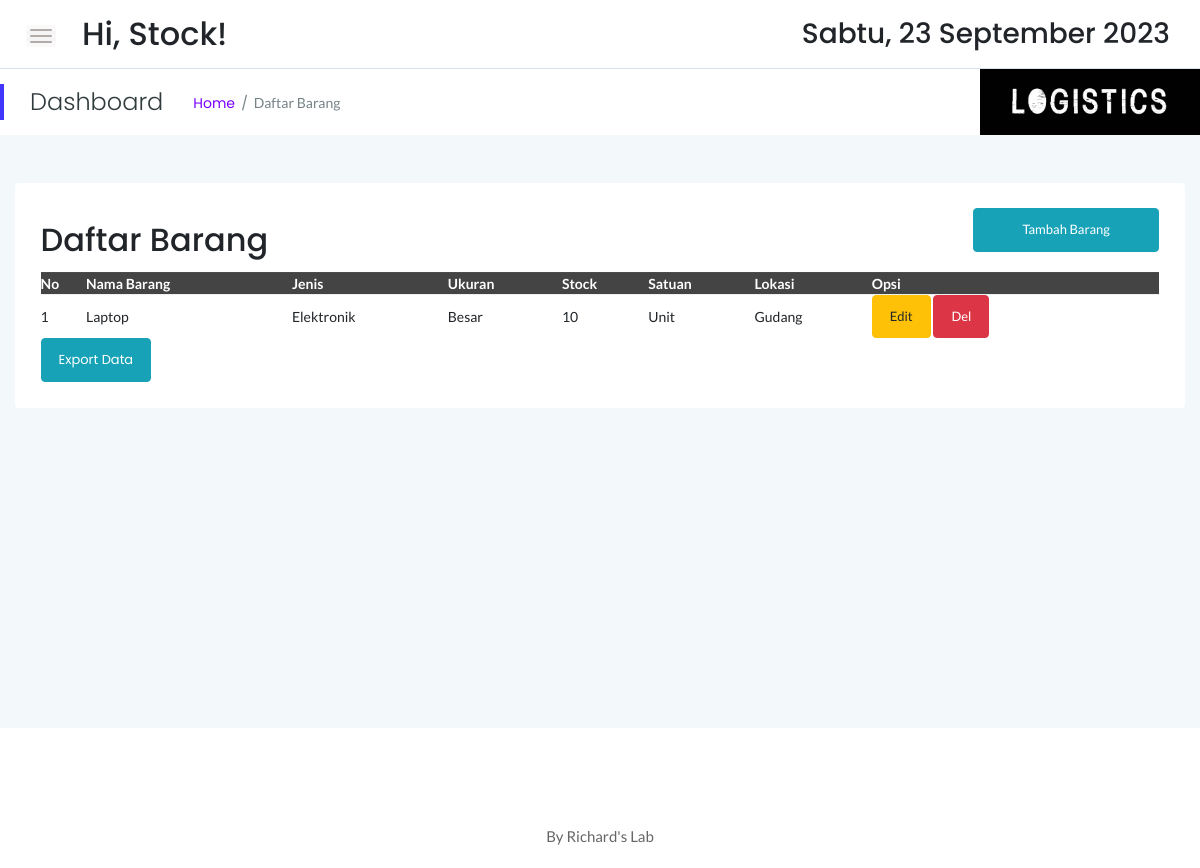
Screenshot of /stock/stock.php (signed in) with the database file from the repository.
### tables this page shows
CREATE TABLE `sstock_brg` (
  `idx` int(11) NOT NULL,
  `nama` varchar(55) NOT NULL,
  `jenis` varchar(30) NOT NULL,
  `ukuran` varchar(20) NOT NULL,
  `stock` int(12) NOT NULL,
  `satuan` varchar(10) NOT NULL,
  `lokasi` varchar(55) NOT NULL
);

### stock/stock.php (the view, shortened to what this page needs)
<!doctype html>
<html class="no-js" lang="en">
<?php
    include '../dbconnect.php';
	?>
    <head>
        <link rel="stylesheet" href="assets/css/bootstrap.min.css">
        <link rel="stylesheet" href="assets/css/font-awesome.min.css">
        <link rel="stylesheet" href="assets/css/themify-icons.css">
        <link rel="stylesheet" href="assets/css/metisMenu.css">
        <link rel="stylesheet" href="assets/css/owl.carousel.min.css">
        <link rel="stylesheet" href="assets/css/slicknav.min.css">
        <link
            rel="stylesheet"
            href="https://www.amcharts.com/lib/3/plugins/export/export.css"
            type="text/css"
            media="all"/>
        <link
            rel="stylesheet"
            type="text/css"
            href="https://cdn.datatables.net/1.10.19/css/jquery.dataTables.min.css">
        <link
            rel="stylesheet"
            type="text/css"
            href="https://cdn.datatables.net/1.10.19/css/jquery.dataTables.css">
        <link
            rel="stylesheet"
            type="text/css"
            href="https://cdn.datatables.net/1.10.18/css/dataTables.bootstrap4.min.css">
        <link
            rel="stylesheet"
            type="text/css"
            href="https://cdn.datatables.net/responsive/2.2.3/css/responsive.bootstrap.min.css">
        <link
            rel="stylesheet"
            type="text/css"
            href="https://cdn.datatables.net/responsive/2.2.3/css/responsive.jqueryui.min.css">
        <link
            rel="stylesheet"
            type="text/css"
            href="https://cdn.datatables.net/buttons/1.5.2/css/buttons.dataTables.min.css">
        <link rel="stylesheet" href="assets/css/typography.css">
        <link rel="stylesheet" href="assets/css/default-css.css">
        <link rel="stylesheet" href="assets/css/styles.css">
        <link rel="stylesheet" href="assets/css/responsive.css">
    </head>
    <body>
        <div class="page-container">
            <div class="main-content">
                <div class="header-area">
                    <div class="row align-items-center">
                        <div class="col-md-6 col-sm-8 clearfix">
                            <div class="nav-btn pull-left">
                                <span></span>
                                <span></span>
                                <span></span>
                            </div>
                            <div class="search-box pull-left">
                                <form action="#">
                                    <h2>Hi,
                                        <?=$_SESSION['user'];?>!</h2>
                                </form>
                            </div>
                        </div>
                        <div class="col-md-6 col-sm-4 clearfix">
                            <ul class="notification-area pull-right">
                                <li>
                                    <h3>
                                        <div class="date">
                                    </div>
                                </h3>
                            </li>
                        </ul>
                    </div>
                </div>
            </div>
            <div class="page-title-area">
                <div class="row align-items-center">
                    <div class="col-sm-6">
                        <div class="breadcrumbs-area clearfix">
                            <h4 class="page-title pull-left">Dashboard</h4>
                            <ul class="breadcrumbs pull-left">
                                <li>
                                    <a href="index.php">Home</a>
                                </li>
                                <li>
                                    <span>Daftar Barang</span></li>
                            </ul>
                        </div>
                    </div>
                    <div class="col-sm-6 clearfix">
                        <div class="user-profile pull-right" style="color:black; padding:0px;">
                            <img
                                src="log.jpg"
                                width="220px"
                                class="user-name dropdown-toggle"
                                data-toggle="dropdown"
                                \="\">
                        </div>
                    </div>
                </div>
            </div>
            <div class="main-content-inner">
                <div class="row mt-5 mb-5">
                    <div class="col-12">
                        <div class="card">
                            <div class="card-body">
                                <div class="d-sm-flex justify-content-between align-items-center">
                                    <h2>Daftar Barang</h2>
                                    <button
                                        style="margin-bottom:20px"
                                        data-toggle="modal"
                                        data-target="#myModal"
                                        class="btn btn-info col-md-2">
                                        <span class="glyphicon glyphicon-plus"></span>Tambah Barang</button>
                                </div>
                                <div class="data-tables datatable-dark">
                                    <table id="dataTable3" class="display" style="width:100%">
                                        <thead class="thead-dark">
                                            <tr>
                                                <th>No</th>
                                                <th>Nama Barang</th>
                                                <th>Jenis</th>
                                                <th>Ukuran</th>
                                                <th>Stock</th>
                                                <th>Satuan</th>
                                                <th>Lokasi</th>
                                                <th>Opsi</th>
                                            </tr>
                                        </thead>
                                        <tbody>
                                            <?php
											$brgs=mysqli_query($conn,"SELECT * from sstock_brg order by nama ASC");
											$no=1;
											while($p=mysqli_fetch_array($brgs)){
                                                $idb = $p['idx'];
												?>
                                            <tr>
                                                <td><?php echo $no++ ?></td>
                                                <td><?php echo $p['nama'] ?></td>
                                                <td><?php echo $p['jenis'] ?></td>
                                                <td><?php echo $p['ukuran'] ?></td>
                                                <td><?php echo $p['stock'] ?></td>
                                                <td><?php echo $p['satuan'] ?></td>
                                                <td><?php echo $p['lokasi'] ?></td>
                                                <td>
                                                    <button
                                                        data-toggle="modal"
                                                        data-target="#edit<?=$idb;?>"
                                                        class="btn btn-warning">Edit</button>
                                                    <button data-toggle="modal" data-target="#del<?=$idb;?>" class="btn btn-danger">Del</button>
                                                </td>
                                            </tr>
                                            <?php
											}
											?>
                                        </tbody>
                                    </table>
                                </div>
                                <a href="exportstkbhn.php" target="_blank" class="btn btn-info">Export Data</a>
                            </div>
                        </div>
                    </div>
                </div>
            </div>
        </div>
    </div>
    <footer>
        <div class="footer-area">
            <p>By Richard's Lab</p>
        </div>
    </footer>
</body>
</html>

### stock/assets/css/typography.css (style rules this page uses)
body { font-size: 14px; font-family: 'Lato', sans-serif; }
h1, h2, h3, h4, h5, h6 { margin: 0; font-family: 'Poppins', sans-serif; }
p { font-family: 'Lato', sans-serif; font-size: 15px; line-height: 26px; color: #444; margin-bottom: 0; }
a, a:visited { text-decoration: none; transition: all 0.3s ease-in-out; -webkit-transition: all 0.3s ease-in-out; -moz-transition: all 0.3s ease-in-out; -o-transition: all 0.3s ease-in-out; outline: 0; font-family: 'Poppins', sans-serif; }
ul, ol { margin-bottom: 0px; margin-top: 0px; padding: 0; }
ul { margin: 0; list-style-type: none; }
button { cursor: pointer; outline: none!important; letter-spacing: 0; }

### stock/assets/css/default-css.css (style rules this page uses)
* { margin: 0; padding: 0; box-sizing: border-box; }
*, *:before, *:after { -moz-box-sizing: border-box; -webkit-box-sizing: border-box; box-sizing: border-box; }
html { -webkit-font-smoothing: antialiased; }
body { background: #fff; font-weight: normal; -webkit-font-smoothing: antialiased; -webkit-text-size-adjust: 100%; }
img { max-width: 100%; height: auto; }
:root { --primary-color: #4336FB; }

### stock/assets/css/styles.css (style rules this page uses)
.page-container { width: 100%; height: 100%; min-height: 100vh; padding-left: 280px; -webkit-transition: padding-left 0.3s ease 0s; transition: padding-left 0.3s ease 0s; }
.card { border: none; border-radius: 4px; background-color: #fff; -webkit-transition: all 0.3s ease 0s; transition: all 0.3s ease 0s; }
.card-body { padding: 25.6px; padding: 1.6rem; }
.main-content { width: 100%; background: #F3F8FB; }
.main-content-inner { padding: 0 30px 50px; }
.header-area { padding: 15px 30px; background: #fff; border-bottom: 1px solid #d8e3e7; }
.nav-btn { margin-right: 30px; margin-top: 10px; cursor: pointer; }
.nav-btn span { display: block; width: 22px; height: 2px; background: #b3aaaa; margin: 4px 0; border-radius: 15px; -webkit-transition: all 0.3s ease 0s; transition: all 0.3s ease 0s; box-shadow: 0 0 0 4px rgba(99, 96, 96, 0.03); }
.search-box form { position: relative; }
.notification-area { -webkit-user-select: none; -moz-user-select: none; -ms-user-select: none; user-select: none; position: relative; z-index: 1; }
.notification-area li { display: inline-block; margin-left: 20px; cursor: pointer; -webkit-user-select: none; -moz-user-select: none; -ms-user-select: none; user-select: none; }
.page-title-area { padding: 0 30px; background: #fff; position: relative; }
.page-title-area:before { content: ''; position: absolute; left: 0; top: 50%; width: 4px; height: 36px; background: var(--primary-color); -webkit-transform: translateY(-50%); transform: translateY(-50%); }
.page-title { font-size: 24px; font-weight: 300; color: #313b3d; letter-spacing: 0; margin-right: 30px; }
ul.breadcrumbs { margin-top: 4px; }
.breadcrumbs li { display: inline-block; }
.breadcrumbs li a, .breadcrumbs li span { display: block; font-size: 14px; font-weight: 400; color: #7801ff; letter-spacing: 0; margin-right: 16px; position: relative; }
.breadcrumbs li a:before { content: '/'; color: #768387; position: absolute; right: -13px; top: 0; }
.breadcrumbs li span { margin-right: 0; color: #768387; text-transform: capitalize; }
.user-profile { margin-right: -30px; display: -webkit-box; display: -ms-flexbox; display: flex; -webkit-box-align: center; -ms-flex-align: center; align-items: center; -ms-flex-wrap: wrap; flex-wrap: wrap; background: -webkit-linear-gradient(left, #8914fe 0%, #8063f5 100%); background: linear-gradient(to right, #8914fe 0%, #8063f5 100%); padding: 17px 38px; position: relative; }
.user-name { font-size: 17px; font-weight: 500; color: #fff; letter-spacing: 0; cursor: pointer; -webkit-user-select: none; -moz-user-select: none; -ms-user-select: none; user-select: none; }
.notification-area .dropdown-toggle, .user-name.dropdown-toggle { position: relative; }
.notification-area .dropdown-toggle:after, .user-name.dropdown-toggle:after { display: none; }
.footer-area { text-align: center; padding: 23px 0 19px; background: #fff; }
.footer-area p { color: #676666; margin-bottom: 0; }
.btn { padding: 11px 17px; font-size: 13px; letter-spacing: 0; }
table tr th { border-bottom: none; }
table tr th, table tr td { border-top: 1px solid rgba(120, 130, 140, 0.13) !important; }
.datatable-dark thead { background: #444; color: #fff; }

### stock/assets/css/responsive.css (style rules this page uses)
@media (min-width: 1200px) and (max-width: 1364px) { .main-content-inner { padding: 0 15px 50px; } }
@media (min-width: 1200px) and (max-width: 1364px) { .page-container, .sbar_collapsed.page-container { padding-left: 0; } }

### rows the page displays
sstock_brg: nama "Laptop", jenis "Elektronik", ukuran "Besar", stock "10", satuan "Unit", lokasi "Gudang"

### other values shown
$_SESSION['user'] "Stock"
